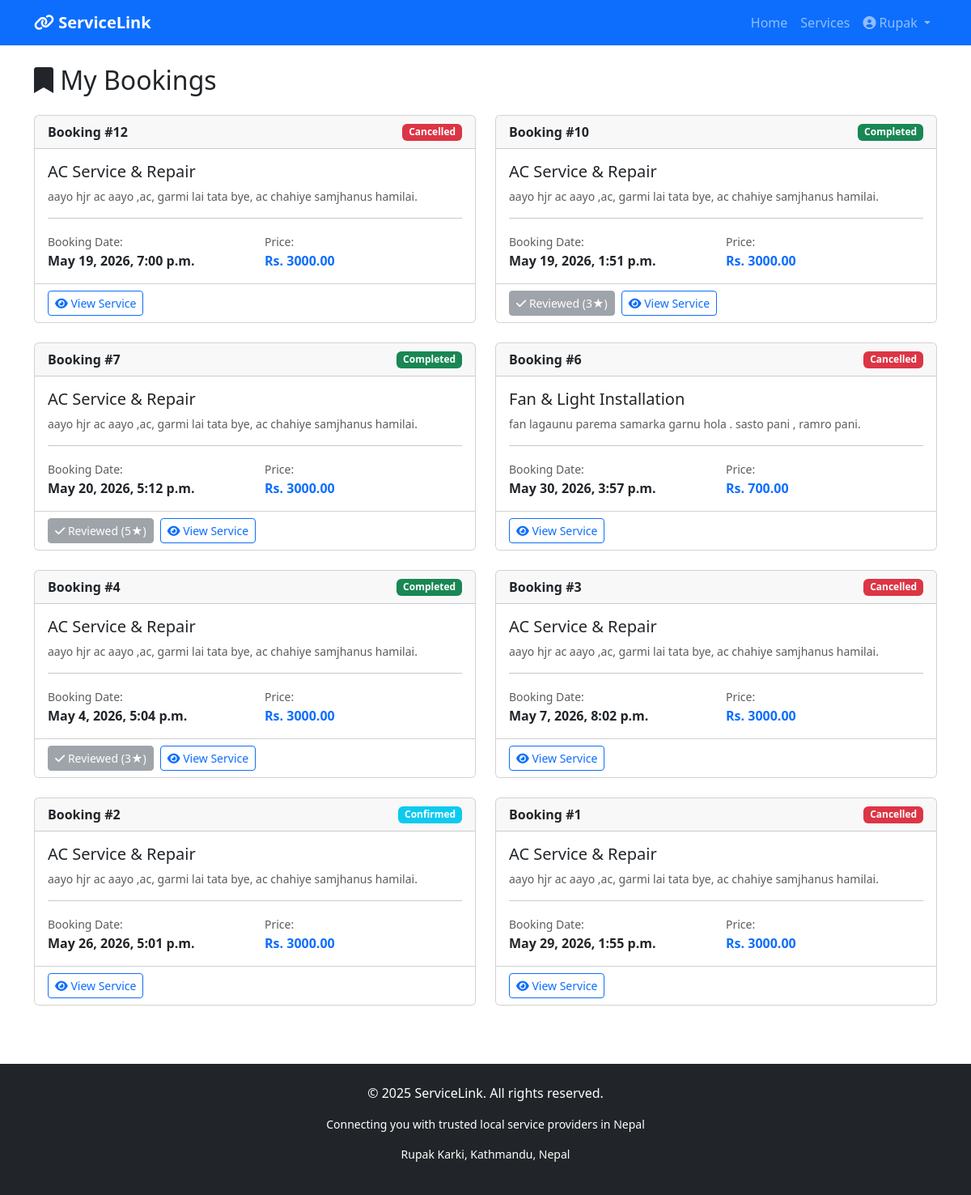
/services/my-bookings/ (signed in), run on the app's committed database.
### services/models.py (models this page shows, shortened)
class Booking(models.Model):
    STATUS_CHOICES = [
        ('pending', 'Pending'),
        ('confirmed', 'Confirmed'),
        ('completed', 'Completed'),
        ('cancelled', 'Cancelled'),
    ]
    service = models.ForeignKey(Service, on_delete=models.CASCADE, related_name='bookings')
    customer = models.ForeignKey(User, on_delete=models.CASCADE, related_name='bookings')
    booking_date = models.DateTimeField()
    special_requests = models.TextField(blank=True)
    status = models.CharField(max_length=20, choices=STATUS_CHOICES, default='pending')
    created_at = models.DateTimeField(auto_now_add=True)
    updated_at = models.DateTimeField(auto_now=True)
    class Meta:
        ordering = ['-created_at']

class Service(models.Model):
    title = models.CharField(max_length=200)
    description = models.TextField()
    price = models.DecimalField(max_digits=10, decimal_places=2)
    category = models.ForeignKey(Category, on_delete=models.CASCADE)
    provider = models.ForeignKey(User, on_delete=models.CASCADE, related_name='services')
    image = models.ImageField(upload_to='services/', blank=True, null=True)
    location = models.CharField(max_length=200, blank=True)
    is_available = models.BooleanField(default=True)
    created_at = models.DateTimeField(auto_now_add=True)

class Review(models.Model):
    booking = models.OneToOneField(Booking, on_delete=models.CASCADE, related_name='review')
    rating = models.IntegerField(choices=[(i, i) for i in range(1, 6)])  # 1 to 5 stars
    comment = models.TextField()
    created_at = models.DateTimeField(auto_now_add=True)
    class Meta:
        ordering = ['-created_at']

### services/views.py (the view)
# urls.py: path('my-bookings/', views.my_bookings, name='my_bookings'),
@login_required
def my_bookings(request):
    bookings = Booking.objects.filter(customer=request.user)
    return render(request, 'services/my_bookings.html', {
        'bookings': bookings
    })

### services/templates/services/my_bookings.html (shortened to what this page needs)
{% extends 'base.html' %}
{% block content %}
<div class="container mt-4">
    <h2 class="mb-4"><i class="fas fa-bookmark"></i> My Bookings</h2>
    {% if bookings %}
        <div class="row">
            {% for booking in bookings %}
            <div class="col-md-6 mb-4">
                <div class="card h-100">
                    <div class="card-header d-flex justify-content-between align-items-center">
                        <strong>Booking #{{ booking.id }}</strong>
                        <span class="badge {% if booking.status == 'pending' %}bg-warning
                                           {% elif booking.status == 'confirmed' %}bg-info
                                           {% elif booking.status == 'completed' %}bg-success
                                           {% else %}bg-danger{% endif %}">
                            {{ booking.status|title }}
                        </span>
                    </div>
                    <div class="card-body">
                        <h5>{{ booking.service.title }}</h5>
                        <p class="text-muted small">{{ booking.service.description|truncatewords:15 }}</p>
                        <hr>
                        <div class="row">
                            <div class="col-6">
                                <small class="text-muted">Booking Date:</small>
                                <p class="mb-0"><strong>{{ booking.booking_date|date:"F j, Y, g:i a" }}</strong></p>
                            </div>
                            <div class="col-6">
                                <small class="text-muted">Price:</small>
                                <p class="mb-0"><strong class="text-primary">Rs. {{ booking.service.price }}</strong></p>
                            </div>
                        </div>
                    </div>
                    <div class="card-footer bg-white">
                        <div class="d-flex gap-2">
                            {% if booking.status == 'pending' %}
                            <a href="{% url 'cancel_booking' booking.id %}" class="btn btn-danger btn-sm"
                               onclick="return confirm('Are you sure you want to cancel this booking?')">
                                <i class="fas fa-times"></i> Cancel
                            </a>
                             {% elif booking.status == 'completed' %}
                                 {% if booking.review %}
                                     <button class="btn btn-secondary btn-sm" disabled>
                                           <i class="fas fa-check"></i> Reviewed ({{ booking.review.rating }}★)
                                        </button>
                                 {% else %}
                                     <a href="{% url 'leave_review' booking.id %}" class="btn btn-warning btn-sm">
                                         <i class="fas fa-star"></i> Leave a Review
                                     </a>
                                 {% endif %}
                             {% endif %}
                            <a href="{% url 'service_detail' booking.service.id %}" class="btn btn-outline-primary btn-sm">
                                <i class="fas fa-eye"></i> View Service
                            </a>
                        </div>
                    </div>
                </div>
            </div>
            {% endfor %}
        </div>
    {% else %}
        <div class="alert alert-info text-center">
            <i class="fas fa-info-circle fa-2x mb-2"></i>
            <p>You haven't made any bookings yet.</p>
            <a href="{% url 'service_list' %}" class="btn btn-primary">Browse Services</a>
        </div>
    {% endif %}
</div>
{% endblock %}

### templates/base.html (shortened to what this page needs)
<!DOCTYPE html>
<html lang="en">
<head>
    <link href="https://cdn.jsdelivr.net/npm/bootstrap@5.3.0/dist/css/bootstrap.min.css" rel="stylesheet">
    <link rel="stylesheet" href="https://cdnjs.cloudflare.com/ajax/libs/font-awesome/6.0.0/css/all.min.css">
</head>
<body>
    <nav class="navbar navbar-expand-lg navbar-dark bg-primary">
        <div class="container">
            <a class="navbar-brand fw-bold" href="/">
                <i class="fas fa-link"></i> ServiceLink
            </a>
            <div class="collapse navbar-collapse" id="navbarNav">
                <ul class="navbar-nav ms-auto">
                    <li class="nav-item">
                        <a class="nav-link" href="/">Home</a>
                    </li>
                    <li class="nav-item">
                        <a class="nav-link" href="/services/">Services</a>
                    </li>
                    {% if user.is_authenticated %}
                        <li class="nav-item dropdown">
                            <a class="nav-link dropdown-toggle" href="#" id="navbarDropdown" role="button" data-bs-toggle="dropdown">
                                <i class="fas fa-user-circle"></i> {{ user.username }}
                            </a>
                        </li>
                    {% endif %}
                </ul>
            </div>
        </div>
    </nav>
    {% block content %}
    {% endblock %}
    <footer class="bg-dark text-white mt-5 py-4">
        <div class="container text-center">
            <p>&copy; 2025 ServiceLink. All rights reserved.</p>
            <p class="small">Connecting you with trusted local service providers in Nepal</p>
            <p class="small">Rupak Karki, Kathmandu, Nepal</p>
        </div>
    </footer>
</body>
</html>

### templates/base.html (style rules this page uses)
footer { margin-top: 50px; }

### data on the page
Booking: id "12", status "Cancelled", service "AC Service & Repair", service.description "aayo hjr ac aayo ,ac, garmi lai tata bye, ac chahiye samjhanus hamilai.", booking_date "May 19, 2026, 7:00 p.m.", service.price "3000.00"
Booking: id "10", status "Completed", service "AC Service & Repair", service.description "aayo hjr ac aayo ,ac, garmi lai tata bye, ac chahiye samjhanus hamilai.", booking_date "May 19, 2026, 1:51 p.m.", service.price "3000.00", review.rating "3"
Booking: id "7", status "Completed", service "AC Service & Repair", service.description "aayo hjr ac aayo ,ac, garmi lai tata bye, ac chahiye samjhanus hamilai.", booking_date "May 20, 2026, 5:12 p.m.", service.price "3000.00", review.rating "5"
Booking: id "6", status "Cancelled", service "Fan & Light Installation", service.description "fan lagaunu parema samarka garnu hola . sasto pani , ramro pani.", booking_date "May 30, 2026, 3:57 p.m.", service.price "700.00"
Booking: id "4", status "Completed", service "AC Service & Repair", service.description "aayo hjr ac aayo ,ac, garmi lai tata bye, ac chahiye samjhanus hamilai.", booking_date "May 4, 2026, 5:04 p.m.", service.price "3000.00", review.rating "3"
Booking: id "3", status "Cancelled", service "AC Service & Repair", service.description "aayo hjr ac aayo ,ac, garmi lai tata bye, ac chahiye samjhanus hamilai.", booking_date "May 7, 2026, 8:02 p.m.", service.price "3000.00"
Booking: id "2", status "Confirmed", service "AC Service & Repair", service.description "aayo hjr ac aayo ,ac, garmi lai tata bye, ac chahiye samjhanus hamilai.", booking_date "May 26, 2026, 5:01 p.m.", service.price "3000.00"
Booking: id "1", status "Cancelled", service "AC Service & Repair", service.description "aayo hjr ac aayo ,ac, garmi lai tata bye, ac chahiye samjhanus hamilai.", booking_date "May 29, 2026, 1:55 p.m.", service.price "3000.00"

### other printed values
{{ user.username }} "Rupak"
